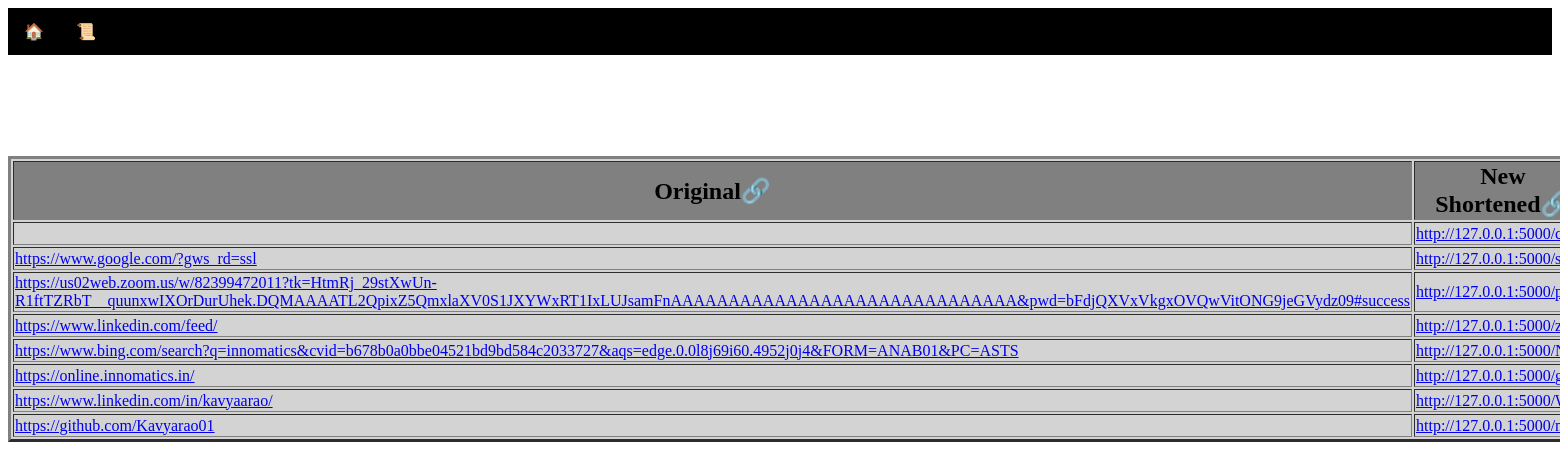
The app's page /history with its own data.
### app.py (models this page shows, shortened)
class Url(db.Model):
    __tablename__='links'
    id= db.Column(db.Integer, primary_key= True)
    long_url= db.Column(db.Text)
    short_url= db.Column(db.Text)

### app.py (the view)
@app.route('/history',methods=["GET","POST"])
def history_page():
    lnks=Url.query.all()
    return render_template("history.html",hist=lnks)

### templates/history.html (shortened to what this page needs)
{% extends 'layout.html' %}
{% block bodyblock %}
<h1 align="center"><p style="color:white"><u>List of Shortened URLs</u></p></h1>
<table bgcolor="LightGrey" border="3px" align="center" style="width:90%;">
    <tr bgcolor="Grey">
        <th style="font-size: 1.5em;">Original&#128279</th>
        <th style="font-size: 1.5em;">New Shortened&#128279</th>
    </tr>
    {% for i in hist %}
    <tr>
        <td><a href={{i.long_url}}>{{i.long_url}}</a></td>
        <td><a href=http://127.0.0.1:5000/{{i.short_url}}>http://127.0.0.1:5000/{{i.short_url}}</a></td>
    </tr>
    {% endfor %}
</table>
{% endblock %}

### templates/layout.html (shortened to what this page needs)
<!DOCTYPE html>
<html>
<head>
</head>
<body>
        <nav>
            <ul>
                <li><a href="{{ url_for('home_page') }}">&#127968</a></li>
                <li><a href="{{ url_for('history_page') }}">&#128220</a></li>
            </ul>
        </nav>
        {% block bodyblock %}
        {% endblock %}
</body>
</html>

### templates/layout.html (style rules this page uses)
body { background-image: url("https://wphosting.com.au/wp-content/uploads/2018/02/WHP-Blog-Short-URLs.png"); background-repeat: no-repeat; background-attachment: fixed; background-size: 100% 100%; ; }
ul { list-style-type: none; margin: 0; padding: 0; overflow: hidden; background-color: rgb(0, 0, 0); }
li { float: left; }
li a { display: block; color: white; text-align: center; padding: 14px 16px; text-decoration: none; }

### records on screen
Url: long_url "https://www.google.com/?gws_rd=ssl"
Url: long_url "https://us02web.zoom.us/w/82399472011?tk=HtmRj_29stXwUn-R1ftTZRbT__quunxwIXOrDurUhek.DQMAAAATL2QpixZ5QmxlaXV0S1JXYWxRT1IxLUJsamFnAAAAAAAAAAAAAAAAAAAAAAAAAAAAAA&pwd=bFdjQXVxVkgxOVQwVitONG9jeGVydz09#success"
Url: long_url "https://www.linkedin.com/feed/"
Url: long_url "https://www.bing.com/search?q=innomatics&cvid=b678b0a0bbe04521bd9bd584c2033727&aqs=edge.0.0l8j69i60.4952j0j4&FORM=ANAB01&PC=ASTS"
Url: long_url "https://online.innomatics.in/"
Url: long_url "https://www.linkedin.com/in/kavyaarao/"
Url: long_url "https://github.com/Kavyarao01"
